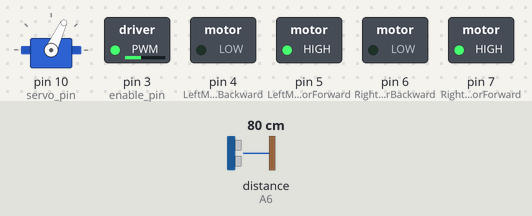
Bench run of a sketch on a simulated Arduino Nano, built with avr-gcc and run on an emulated ATmega328P. Parts: servo, switched loads named in the sketch (green lamp = pin HIGH). The test bench sets the inputs (shaded band); at power-on: distance to the obstacle (sensor on A6) 80 cm. The echo pulse lasts 58.3 µs per cm.

Above: at 2.9 s.
3.0 s: distance to the obstacle (sensor on A6) set to 33 cm
4.5 s: distance to the obstacle (sensor on A6) set to 28 cm
At 6.0 s:
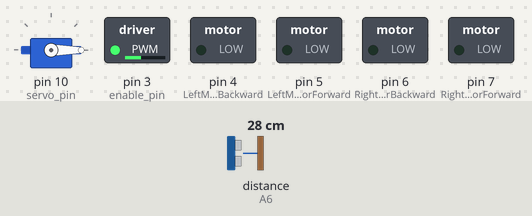
10.5 s: distance to the obstacle (sensor on A6) set to 35 cm
At 11.5 s:
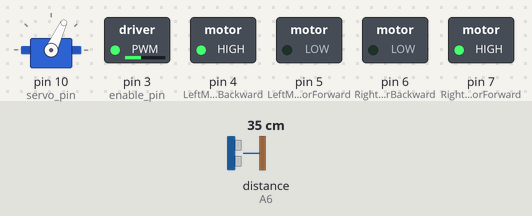
13.1 s: distance to the obstacle (sensor on A6) set to 2 cm
At 15.7 s:
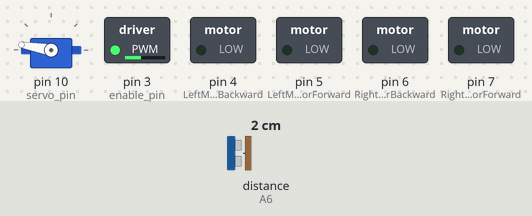
Timing chart, 0 to 17.1 s (numbered marks = the images above; inputs shaded):
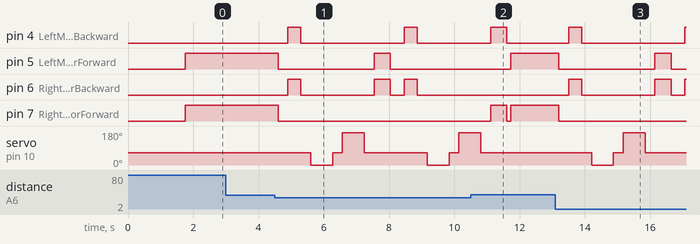

Measured:
- the behaviour switches between 31 and 30 cm on distance to the obstacle (sensor on A6) (found by bisection; images 0 and 1)
- after the input at 3.0 s, every drawn part: stays the same
- after the input at 4.5 s, pin 4 (LeftMotorBackward): alternates HIGH for 0.40 s and LOW for 3.2 s, starting after 0.40 s; pin 5 (LeftMotorForward): HIGH → LOW after 0.10 s, → HIGH 2.9 s later, → LOW 0.50 s later
- after the input at 10.5 s, pin 6 (RightMotorBackward): stops changing and stays LOW; pin 7 (RightMotorForward): LOW → HIGH after 0.61 s, → LOW 0.50 s later, → HIGH 0.12 s later; servo on pin 10 (servo_pin): goes on until 10.8 s, then stays 65°
- after the input at 13.1 s, pin 4 (LeftMotorBackward): LOW → HIGH after 0.40 s, → LOW 0.40 s later, → HIGH 3.2 s later; pin 5 (LeftMotorForward): HIGH → LOW after 0.10 s, → HIGH 2.9 s later, → LOW 0.50 s later

The sketch:

Obstacle_Avoiding_Robot.ino
```cpp
#include <Servo.h>          // Include the Servo motor library, which provides control over servo motors.
#include <NewPing.h>        // Include the NewPing library, which simplifies working with ultrasonic sensors.

// Define pins for controlling the L298N motor driver.
const int LeftMotorForward = 5;   // Pin to control left motor forward.
const int LeftMotorBackward = 4;  // Pin to control left motor backward.
const int RightMotorForward = 7;  // Pin to control right motor forward.
const int RightMotorBackward = 6; // Pin to control right motor backward.
#define enable_pin 3              // Pin to control motor speed via PWM.
const int servo_pin = 10;         // Pin to control the servo motor.

int max_speed = 100;              // Define the maximum speed for motors (PWM value).

// Define pins for the ultrasonic sensor.
#define trig_pin A4               // Pin for the ultrasonic sensor's trigger.
#define echo_pin A6               // Pin for the ultrasonic sensor's echo.

#define maximum_distance 200      // Maximum distance that the ultrasonic sensor can measure (in cm).
boolean goesForward = false;      // Boolean flag to track the robot's forward movement status.
int distance = 100;               // Variable to store the measured distance from the ultrasonic sensor.

NewPing sonar(trig_pin, echo_pin, maximum_distance); // Create an ultrasonic sensor object.
Servo servo_motor;               // Create a Servo motor object.

void setup(){
  // Set motor control pins as outputs.
  pinMode(RightMotorForward, OUTPUT);
  pinMode(LeftMotorForward, OUTPUT);
  pinMode(LeftMotorBackward, OUTPUT);
  pinMode(RightMotorBackward, OUTPUT);
  pinMode(enable_pin, OUTPUT);    // Set the enable pin for speed control as output.
  analogWrite(enable_pin, max_speed); // Set the initial speed of the motors using PWM.

  servo_motor.attach(servo_pin);  // Attach the servo motor to its control pin.

  servo_motor.write(65);          // Set the initial position of the servo motor (centered).
  delay(1000);                    // Wait for 1 second to let the servo move.

  // Measure distance multiple times for accuracy.
  distance = readPing();          // Measure the distance.
  delay(100);
  distance = readPing();          // Measure again.
  delay(100);
  distance = readPing();          // Measure again.
  delay(100);
  distance = readPing();          // Measure again.
  delay(100);
}

void loop(){
  int distanceRight = 0;          // Variable to store the distance measured on the right side.
  int distanceLeft = 0;           // Variable to store the distance measured on the left side.
  delay(50);                      // Short delay for smoother sensor readings.

  if (distance <= 30){            // If an obstacle is detected within 30 cm:
    moveStop();                   // Stop the robot.
    delay(300);                   // Wait for 300 ms.
    moveBackward();               // Move backward to avoid the obstacle.
    delay(400);                   // Move backward for 400 ms.
    moveStop();                   // Stop the robot again.
    delay(300);                   // Wait for 300 ms.
    distanceRight = lookRight();  // Look to the right and measure distance.
    delay(300);
    distanceLeft = lookLeft();    // Look to the left and measure distance.
    delay(300);

    if (distance >= distanceLeft){ // If there's more space on the right:
      turnRight();                // Turn right.
      moveStop();                 // Stop the robot after turning.
    }
    else{                         // Otherwise:
      turnLeft();                 // Turn left.
      moveStop();                 // Stop the robot after turning.
    }
  }
  else{                           // If no obstacle is detected within 30 cm:
    moveForward();                // Move forward.
  }
    distance = readPing();        // Continuously measure distance.
}

int lookRight(){
  servo_motor.write(0);           // Turn the servo to the right.
  delay(500);                     // Wait for 500 ms to let the servo move.
  int distance = readPing();       // Measure the distance to the right.
  delay(100);
  servo_motor.write(65);          // Return the servo to the center position.
  return distance;                // Return the measured distance.
}

int lookLeft(){
  servo_motor.write(170);         // Turn the servo to the left.
  delay(500);                     // Wait for 500 ms to let the servo move.
  int distance = readPing();       // Measure the distance to the left.
  delay(100);
  servo_motor.write(65);          // Return the servo to the center position.
  return distance;                // Return the measured distance.
  delay(100);                     // Additional delay (though unreachable due to return above).
}

int readPing(){
  delay(70);                      // Small delay before taking a reading.
  int cm = sonar.ping_cm();       // Get distance measurement in centimeters from the ultrasonic sensor.
  if (cm == 0){                   // If no object is detected (sensor returns 0):
    cm = 200;                     // Set distance to 200 cm (max range).
  }
  return cm;                      // Return the measured distance.
}

void moveStop(){
  // Stop all motor movements by setting motor pins to LOW.
  digitalWrite(RightMotorForward, LOW);
  digitalWrite(LeftMotorForward, LOW);
  digitalWrite(RightMotorBackward, LOW);
  digitalWrite(LeftMotorBackward, LOW);
}

void moveForward(){
  if (!goesForward){              // If not already moving forward:
    goesForward = true;           // Set the flag to true (moving forward).

    // Move forward by setting forward motor pins to HIGH.
    digitalWrite(LeftMotorForward, HIGH);
    digitalWrite(RightMotorForward, HIGH);

    // Ensure the backward pins are LOW.
    digitalWrite(LeftMotorBackward, LOW);
    digitalWrite(RightMotorBackward, LOW);
  }
}

void moveBackward(){
  goesForward = false;            // Set the flag to false (no longer moving forward).

  // Move backward by setting backward motor pins to HIGH.
  digitalWrite(LeftMotorBackward, HIGH);
  digitalWrite(RightMotorBackward, HIGH);

  // Ensure the forward pins are LOW.
  digitalWrite(LeftMotorForward, LOW);
  digitalWrite(RightMotorForward, LOW);
}

void turnRight(){
  // Turn right by setting opposite motor directions.
  digitalWrite(LeftMotorForward, HIGH);
  digitalWrite(RightMotorBackward, HIGH);

  // Ensure the other pins are LOW.
  digitalWrite(LeftMotorBackward, LOW);
  digitalWrite(RightMotorForward, LOW);

  delay(500);                     // Wait for 500 ms to complete the turn.

  // Move forward after turning.
  digitalWrite(LeftMotorForward, HIGH);
  digitalWrite(RightMotorForward, HIGH);

  // Ensure backward pins are LOW.
  digitalWrite(LeftMotorBackward, LOW);
  digitalWrite(RightMotorBackward, LOW);
}

void turnLeft(){
  // Turn left by setting opposite motor directions.
  digitalWrite(LeftMotorBackward, HIGH);
  digitalWrite(RightMotorForward, HIGH);

  // Ensure the other pins are LOW.
  digitalWrite(LeftMotorForward, LOW);
  digitalWrite(RightMotorBackward, LOW);

  delay(500);                     // Wait for 500 ms to complete the turn.

  // Move forward after turning.
  digitalWrite(LeftMotorForward, HIGH);
  digitalWrite(RightMotorForward, HIGH);

  // Ensure backward pins are LOW.
  digitalWrite(LeftMotorBackward, LOW);
  digitalWrite(RightMotorBackward, LOW);
}
```
